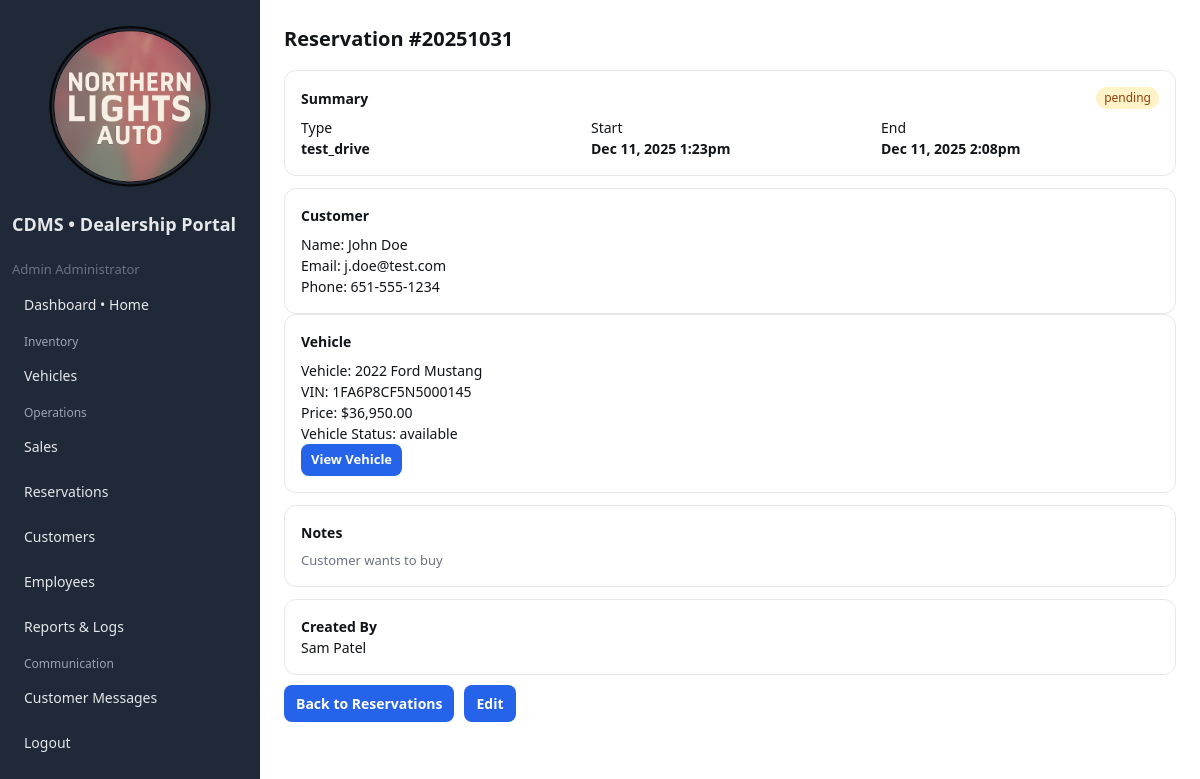
Page /public/reservation_view.php?id=20251031 (signed in) on the committed database.
### tables this page shows
CREATE TABLE `reservations` (
  `reservation_id` int(11) NOT NULL,
  `vehicle_id` int(11) NOT NULL,
  `customer_id` int(11) NOT NULL,
  `created_by_employee_id` int(11) DEFAULT NULL,
  `type` enum('test_drive','hold') NOT NULL DEFAULT 'test_drive',
  `start_datetime` datetime NOT NULL,
  `end_datetime` datetime NOT NULL,
  `status` enum('pending','confirmed','completed','canceled','expired') NOT NULL DEFAULT 'pending',
  `notes` varchar(500) DEFAULT NULL,
  `created_at` timestamp NOT NULL DEFAULT current_timestamp(),
  `updated_at` timestamp NOT NULL DEFAULT current_timestamp() ON UPDATE current_timestamp()
);

CREATE TABLE `customers` (
  `customer_id` int(11) NOT NULL,
  `first_name` varchar(50) NOT NULL,
  `last_name` varchar(50) NOT NULL,
  `email` varchar(120) NOT NULL,
  `phone` varchar(30) DEFAULT NULL,
  `address_line1` varchar(120) DEFAULT NULL,
  `address_line2` varchar(120) DEFAULT NULL,
  `city` varchar(80) DEFAULT NULL,
  `state_province` varchar(80) DEFAULT NULL,
  `postal_code` varchar(20) DEFAULT NULL,
  `created_at` timestamp NOT NULL DEFAULT current_timestamp(),
  `updated_at` timestamp NOT NULL DEFAULT current_timestamp() ON UPDATE current_timestamp(),
  `password_hash` varchar(255) DEFAULT NULL
);

CREATE TABLE `vehicles` (
  `vehicle_id` int(11) NOT NULL,
  `vin` char(17) NOT NULL,
  `make` varchar(50) NOT NULL,
  `model` varchar(50) NOT NULL,
  `trim` varchar(50) DEFAULT NULL,
  `model_year` year(4) NOT NULL,
  `color` varchar(40) DEFAULT NULL,
  `body_style` varchar(40) DEFAULT NULL,
  `transmission` varchar(40) DEFAULT NULL,
  `fuel_type` varchar(40) DEFAULT NULL,
  `mileage` int(11) DEFAULT 0,
  `price` decimal(10,2) NOT NULL,
  `image_url` varchar(255) DEFAULT NULL,
  `status` enum('available','reserved','sold') NOT NULL DEFAULT 'available',
  `image_filename` varchar(255) DEFAULT NULL,
  `location` varchar(80) DEFAULT NULL,
  `listed_at` date NOT NULL DEFAULT curdate(),
  `created_at` timestamp NOT NULL DEFAULT current_timestamp(),
  `updated_at` timestamp NOT NULL DEFAULT current_timestamp() ON UPDATE current_timestamp()
);

CREATE TABLE `employees` (
  `employee_id` int(11) NOT NULL,
  `first_name` varchar(50) NOT NULL,
  `last_name` varchar(50) NOT NULL,
  `email` varchar(120) NOT NULL,
  `password_hash` varchar(100) DEFAULT NULL,
  `phone` varchar(30) DEFAULT NULL,
  `role` enum('sales','manager','admin') NOT NULL DEFAULT 'sales',
  `hire_date` date NOT NULL DEFAULT curdate(),
  `is_active` tinyint(1) NOT NULL DEFAULT 1,
  `created_at` timestamp NOT NULL DEFAULT current_timestamp(),
  `updated_at` timestamp NOT NULL DEFAULT current_timestamp() ON UPDATE current_timestamp()
);

### lib/helpers.php (called while the page is built, shortened)
<?php
function e($string)
{
    return htmlspecialchars($string, ENT_QUOTES, 'UTF-8');
}

### public/reservation_view.php (the view, shortened to what this page needs)
<?php
$pdo = DB::conn();
$id = (int)($_GET['id'] ?? 0);
$sql = "SELECT r.*,
               c.first_name AS cust_first, c.last_name AS cust_last, c.email AS cust_email, c.phone AS cust_phone,
               v.make, v.model, v.model_year, v.vin, v.price, v.status AS vehicle_status,
               e.first_name AS emp_first, e.last_name AS emp_last
        FROM reservations r
        LEFT JOIN customers c ON c.customer_id = r.customer_id
        LEFT JOIN vehicles  v ON v.vehicle_id  = r.vehicle_id
        LEFT JOIN employees e ON e.employee_id = r.created_by_employee_id
        WHERE r.reservation_id = ?
        LIMIT 1";
$st = $pdo->prepare($sql);
$st->execute([$id]);
$res = $st->fetch(PDO::FETCH_ASSOC);
$start = $res['start_datetime'] ? date('M j, Y g:ia', strtotime($res['start_datetime'])) : '—';
$end   = $res['end_datetime']   ? date('M j, Y g:ia', strtotime($res['end_datetime']))   : '—';
$cust  = trim(($res['cust_first'] ?? '') . ' ' . ($res['cust_last'] ?? '')) ?: 'Unknown';
$veh   = trim(($res['model_year'] ? $res['model_year'] . ' ' : '') . ($res['make'] ?? '') . ' ' . ($res['model'] ?? ''));
$statusText = $res['status'] ?? '';
$statusCls  = in_array($statusText, ['confirmed', 'completed'], true) ? 'ok'
    : (in_array($statusText, ['canceled', 'expired'], true) ? 'muted' : 'warn');
?>
<!doctype html>
<html>
<head>
    <?php include __DIR__ . '/../includes/header.php'; ?>
</head>
<body class="page-reservations">
    <div class="layout">
        <?php include __DIR__ . '/_sidebar.php'; ?>
        <div class="content">
            <div class="header">
                <div class="title">Reservation #<?= (int)$id ?></div>
            </div>
            <div class="card">
                <div class="flex-between mb-8">
                    <div class="fw-700">Summary</div>
                    <span class="badge <?= $statusCls ?>"><?= e($statusText) ?></span>
                </div>
                <div class="grid-3">
                    <div><div class="muted">Type</div><div class="fw-600"><?= e($res['type'] ?? '—') ?></div></div>
                    <div><div class="muted">Start</div><div class="fw-600"><?= e($start) ?></div></div>
                    <div><div class="muted">End</div><div class="fw-600"><?= e($end) ?></div></div>
                </div>
            </div>
            <div class="grid-2 mt-12" style="gap:24px;">
                <div class="card">
                    <div class="fw-700 mb-8">Customer</div>
                    <div class="field-row"><span class="field-label">Name:</span> <?= e($cust) ?></div>
                    <div class="field-row"><span class="field-label">Email:</span> <?= e($res['cust_email'] ?? '') ?></div>
                    <div class="field-row"><span class="field-label">Phone:</span> <?= e($res['cust_phone'] ?? '') ?></div>
                </div>
                <div class="card">
                    <div class="fw-700 mb-8">Vehicle</div>
                    <div class="field-row"><span class="field-label">Vehicle:</span> <?= e($veh ?: '—') ?></div>
                    <div class="field-row"><span class="field-label">VIN:</span> <?= e($res['vin'] ?? '') ?></div>
                    <div class="field-row"><span class="field-label">Price:</span> <?= isset($res['price']) ? '$' . number_format((float)$res['price'], 2) : '—' ?></div>
                    <div class="field-row"><span class="field-label">Vehicle Status:</span> <?= e($res['vehicle_status'] ?? '') ?></div>
                    <?php if (!empty($res['vehicle_id'])): ?>
                        <div class="field-row"><a class="btn btn-sm" href="<?= BASE_URL ?>/vehicle_view_dealer.php?id=<?= (int)$res['vehicle_id'] ?>">View Vehicle</a></div>
                    <?php endif; ?>
                </div>
            </div>
            <div class="card mt-12">
                <div class="fw-700 mb-8">Notes</div>
                <div class="note" style="white-space:pre-wrap;"><?= e($res['notes'] ?? 'None') ?></div>
            </div>
            <div class="card mt-12">
                <div class="fw-700 mb-4">Created By</div>
                <div><?= e(trim(($res['emp_first'] ?? '') . ' ' . ($res['emp_last'] ?? '')) ?: 'Unknown') ?></div>
            </div>
            <div class="mt-10" style="display:flex;gap:10px;align-items:center;">
                <a class="btn secondary" href="<?= BASE_URL ?>/reservations.php">Back to Reservations</a>
                <a class="btn" href="<?= BASE_URL ?>/reservation_edit.php?id=<?= (int)$id ?>">Edit</a>
            </div>
        </div>
    </div>
</body>
</html>

### public/assets/style.css (style rules this page uses)
:root { --bg: #ffffff; --sidebar-width: 260px; --text: #111418; --muted: #6b7280; --accent: #2563eb; --accent-hover: #1d4ed8; --sidebar: #1f2937; --sidebar-text: #e5e7eb; --sidebar-active: #111827; --border: #e5e7eb; --table-stripe: #f8fafc; --card-bg: #ffffff; --card-hover: #f8fafc; --input-bg: #ffffff; --table-head-bg: #f3f4f6; --button-text: #ffffff; }
* { box-sizing: border-box }
html, body { height: 100% }
body { margin: 0; background: var(--bg); color: var(--text); font: 14px/1.5 system-ui, -apple-system, Segoe UI, Roboto, Ubuntu, Cantarell, Noto Sans, Helvetica, Arial, "Apple Color Emoji", "Segoe UI Emoji"; }
.layout { display: flex; min-height: 100vh }
.content { flex: 1; padding: 24px; }
.header { display: flex; justify-content: space-between; align-items: center; margin-bottom: 16px }
.header .title { font-size: 20px; font-weight: 700 }
.card { border: 1px solid var(--border); border-radius: 12px; padding: 16px; background: var(--card-bg) }
.badge { display: inline-block; padding: 2px 8px; border-radius: 999px; font-size: 12px }
.badge.warn { background: #fef3c7; color: #92400e }
.btn { display: inline-flex; align-items: center; gap: 8px; padding: 8px 12px; border-radius: 8px; border: 0; background: var(--accent) !important; color: var(--button-text) !important; text-decoration: none; cursor: pointer; font-weight: 600; }
.btn.secondary { background: var(--accent) !important; color: var(--button-text) !important; border: 0 !important; }
.btn.secondary { background: var(--card-bg); color: var(--text); border-color: var(--border); }
.btn-sm { padding: 6px 10px; font-size: 13px; border-radius: 8px; }
.note { color: var(--muted); font-size: 13px }
.flex-between { display: flex; justify-content: space-between; align-items: center }
.grid-3 { display: grid; grid-template-columns: repeat(3, 1fr); gap: 12px }
.mt-10 { margin-top: 10px }
.mt-12 { margin-top: 12px }
.mb-8 { margin-bottom: 8px }
.fw-700 { font-weight: 700 }
.fw-600 { font-weight: 600 }

### rows in the picture
reservations: status "pending", type "test_drive", start_datetime "Dec 11, 2025 1:23pm", end_datetime "Dec 11, 2025 2:08pm", customer.last_name "John Doe", customer.email "j.doe@test.com", customer.phone "651-555-1234", vehicle.model "2022 Ford Mustang", vehicle.vin "1FA6P8CF5N5000145", vehicle.price "36,950.00", vehicle.status "available", notes "Customer wants to buy", created_by_employee.last_name "Sam Patel"

### other values in the picture
$u['name'] "Admin Administrator"
$id "20251031"
